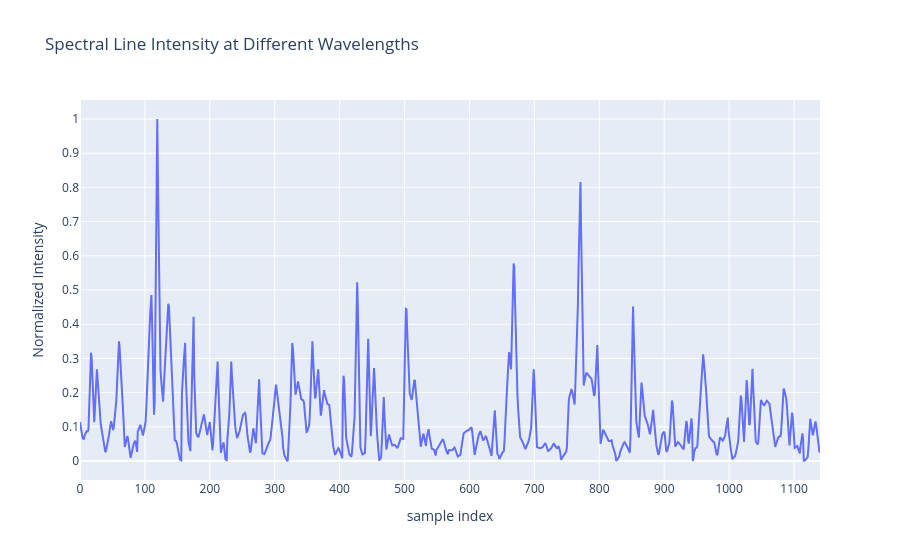
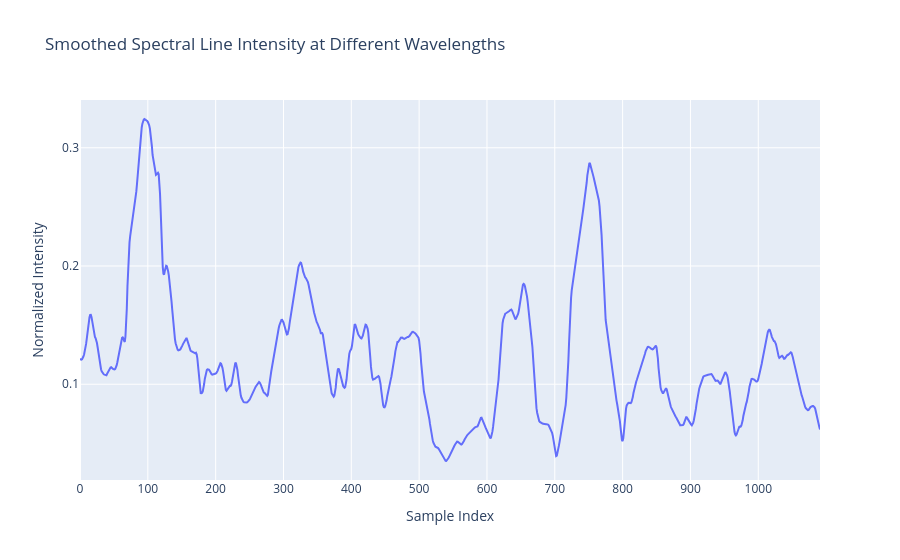

Notebook code cell kept with these figures, in order:
### Markdown cell above
## Other spectral lines

### Code cell
wave_defs = [
    {"name": "sleeper", "wavelength": 0.66}
]

# spatial_spectrogram_from_lf_1 already defined in a previous cell
f, t, Sxx = spatial_spectrogram_from_lf_1

fig, ax = plt.subplots(figsize=(10, 5))
for wave in wave_defs:
    freq = 1 / wave["wavelength"]
    i_spectral_line = np.argmin(np.abs(f - freq))
    intensity = np.mean(
        Sxx[i_spectral_line - f_i_window//2 : i_spectral_line + f_i_window//2, :],
        axis=0
    )
    intensity /= max(intensity)  # normalize
    ax.plot(intensity, label=wave["name"])

ax.minorticks_on()
ax.grid(which='both')
ax.legend()
plt.show()

# The same with plotly
import plotly.graph_objects as go
fig = go.Figure()
for wave in wave_defs:
    freq = 1 / wave["wavelength"]
    i_spectral_line = np.argmin(np.abs(f - freq))
    intensity = np.mean(
        Sxx[i_spectral_line - f_i_window//2 : i_spectral_line + f_i_window//2, :],
        axis=0
    )
    intensity /= max(intensity)
    fig.add_trace(go.Scatter(x=list(range(len(t))), y=intensity, mode='lines', name=wave["name"]))
fig.update_layout(
    title='Spectral Line Intensity at Different Wavelengths',
    xaxis_title='sample index',
    yaxis_title='Normalized Intensity',
    xaxis=dict(tickmode='linear', dtick=100),
    yaxis=dict(tickmode='linear', dtick=0.1)
)
fig.show()


# The same but time-smoothed
def smooth_intensity(intensity, window_size=5):
    """Smooth the intensity using a simple moving average."""
    return np.convolve(intensity, np.ones(window_size)/window_size, mode='valid')

fig = go.Figure()
for wave in wave_defs:
    freq = 1 / wave["wavelength"]
    i_spectral_line = np.argmin(np.abs(f - freq))
    intensity = np.mean(
        Sxx[i_spectral_line - f_i_window//2 : i_spectral_line + f_i_window//2, :],
        axis=0
    )
    intensity /= max(intensity)
    smoothed_intensity = smooth_intensity(intensity, window_size=50)
    fig.add_trace(go.Scatter(x=list(range(len(smoothed_intensity))), y=smoothed_intensity,
                             mode='lines', name=wave["name"]))
fig.update_layout(
    title='Smoothed Spectral Line Intensity at Different Wavelengths',
    xaxis_title='Sample Index',
    yaxis_title='Normalized Intensity',
    xaxis=dict(tickmode='linear', dtick=100),
    yaxis=dict(tickmode='linear', dtick=0.1)
)
fig.show()

### Figure 1 — Plotly figure (JSON) as saved in the notebook; plotly's stock layout.template omitted (floating-point values rounded to 4 significant figures; data arrays with more than 128 entries replaced by an {"elided": "..."} marker saying what was removed)
{"data": [{"mode": "lines", "name": "sleeper", "type": "scatter", "x": {"elided": "1141 int values"}, "y": {"elided": "1141 float values"}}], "layout": {"title": {"text": "Spectral Line Intensity at Different Wavelengths"}, "xaxis": {"dtick": 100, "tickmode": "linear", "title": {"text": "sample index"}}, "yaxis": {"dtick": 0.1, "tickmode": "linear", "title": {"text": "Normalized Intensity"}}}}

### Figure 2 — Plotly figure (JSON) as saved in the notebook; plotly's stock layout.template omitted (floating-point values rounded to 4 significant figures; data arrays with more than 128 entries replaced by an {"elided": "..."} marker saying what was removed)
{"data": [{"mode": "lines", "name": "sleeper", "type": "scatter", "x": {"elided": "1092 int values"}, "y": {"elided": "1092 float values"}}], "layout": {"title": {"text": "Smoothed Spectral Line Intensity at Different Wavelengths"}, "xaxis": {"dtick": 100, "tickmode": "linear", "title": {"text": "Sample Index"}}, "yaxis": {"dtick": 0.1, "tickmode": "linear", "title": {"text": "Normalized Intensity"}}}}
